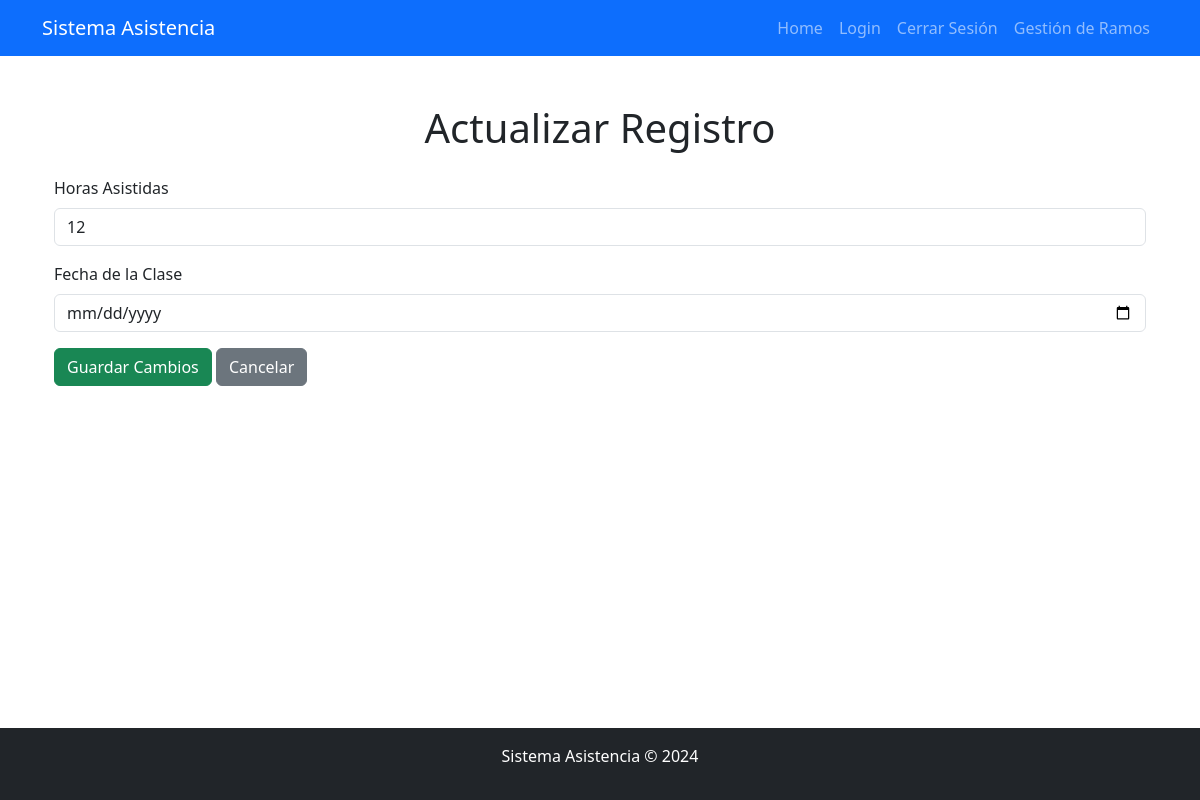
The app's page /ingenieria/actualizar/2/ (signed in), older data.
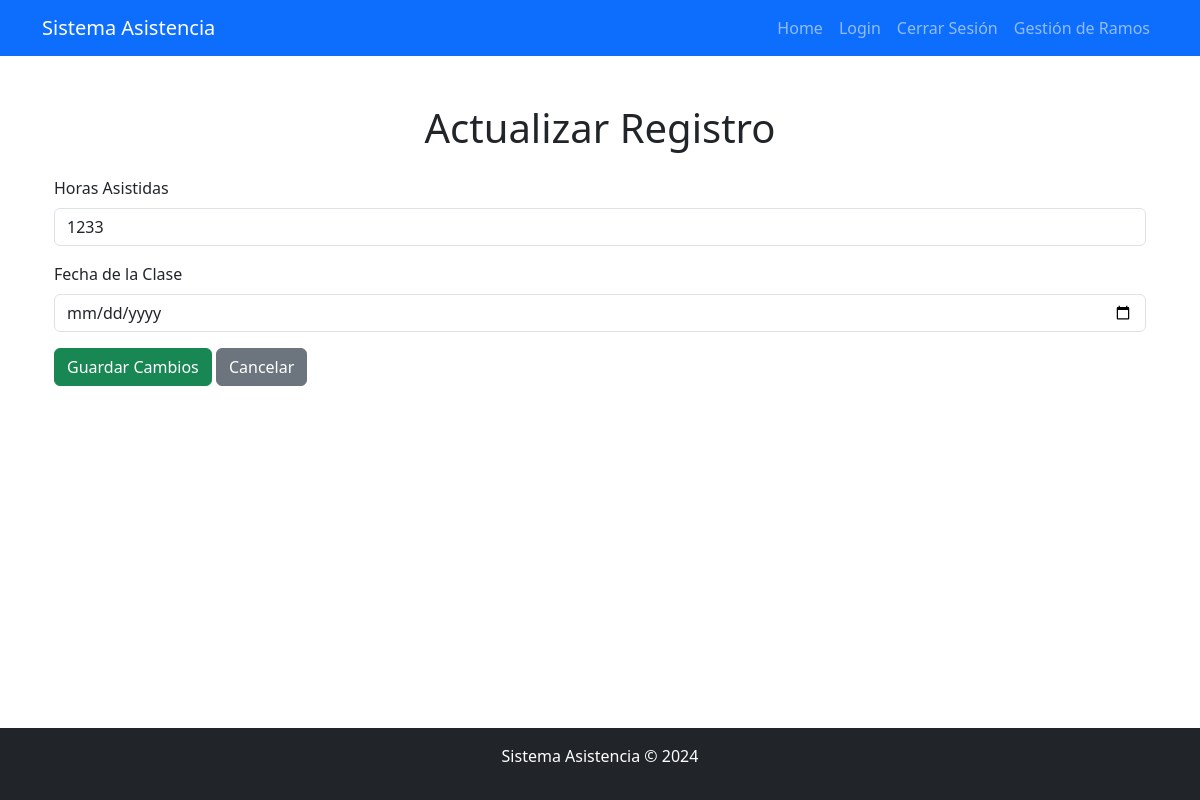
The same page, newer data.
### AsistenciaApp/models.py (models this page shows, shortened)
class IngenieríaDeSoftware(models.Model):
    nombre_asignatura = models.CharField(max_length=100, default="Ingeniería De Software")
    horas_asistidas = models.IntegerField()
    alumno = models.ForeignKey(User, on_delete=models.CASCADE)
    fecha_clase = models.DateField()

### AsistenciaApp/views.py (the view)
# urls.py: path('<str:materia>/actualizar/<int:pk>/', views.actualizar_registro, name='actualizar_registro'),
@login_required
@permission_required('AsistenciaApp.change_aplicacionesmóvilesparaiot', raise_exception=True)
def actualizar_registro(request, materia, pk):
    modelos = {
        'aplicaciones': AplicacionesMóvilesParaIot,
        'ingenieria': IngenieríaDeSoftware,
        'programacion': ProgramaciónBackEnd,
    }
    if materia not in modelos:
        return render(request, "404.html")
    modelo = modelos[materia]
    registro = get_object_or_404(modelo, pk=pk)
    if request.method == 'POST':
        registro.horas_asistidas = request.POST.get('horas_asistidas')
        registro.fecha_clase = request.POST.get('fecha_clase')
        registro.save()
        return redirect('listar_registros', materia=materia)
    return render(request, "base/editar.html", {'registro': registro, 'materia': materia})

### AsistenciaApp/templates/base/editar.html (shortened to what this page needs)
{% extends 'themes/base.html' %}
{% block content %}
<div class="container">
    <h1 class="text-center my-4">Actualizar Registro</h1>
    <form method="POST">
        <div class="mb-3">
            <label for="id_horas_asistidas" class="form-label">Horas Asistidas</label>
            <input type="number" id="id_horas_asistidas" name="horas_asistidas" class="form-control" value="{{ registro.horas_asistidas }}" required>
        </div>
        <div class="mb-3">
            <label for="id_fecha_clase" class="form-label">Fecha de la Clase</label>
            <input type="date" id="id_fecha_clase" name="fecha_clase" class="form-control" value="{{ registro.fecha_clase }}" required>
        </div>
        <button type="submit" class="btn btn-success">Guardar Cambios</button>
        <a href="{% url 'listar_registros' 'aplicaciones' %}" class="btn btn-secondary">Cancelar</a>
    </form>
</div>
{% endblock %}

Row changes from the older to the newer data that the page shows:
changed IngenieríaDeSoftware: horas_asistidas "12" → "1233"
